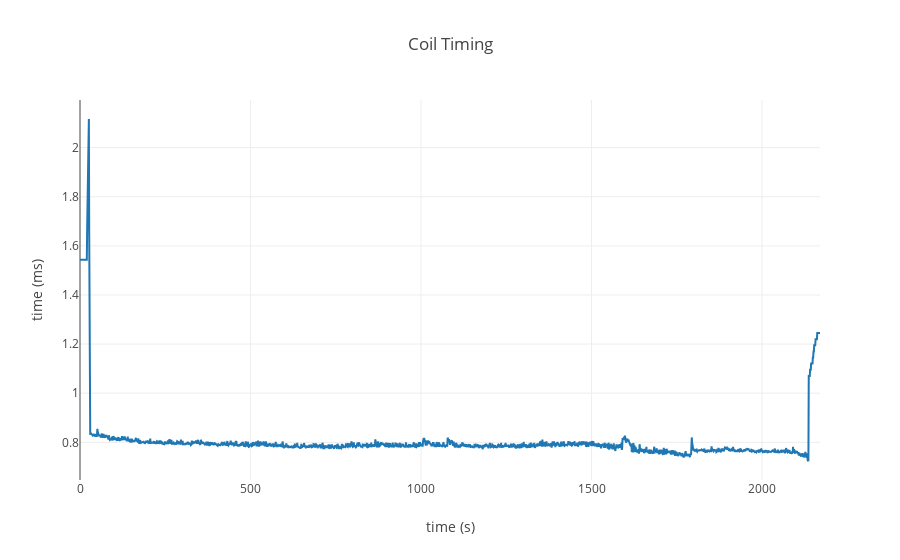

Source (notebook cell):
### Markdown cell above
Engine speed: The rotational speed of the engine calculated by the MEMS ECU using the crankshaft sensor. Faults in the crankshaft sensor or associated wiring may be indicated if this display reads 0 during engine cranking.

Idle Speed Deviation is the current difference between the target idle speed set by the MEMS ECU and the actual engine speed. A value of more than 100 RPM indicates that the ECU is not in control of the idle speed. This indicates a possible fault condition. A quick addition of this value and the current engine RPM will also tell what the value is of the ECU's target Idle Speed.

Idle Error is the number of IACV steps from fully closed (0) which the ECU has learned as the correct position to maintain the target idle speed with a fully warmed up engine. If this value is outside the range 10 - 50 steps, then this is an indication of a possible fault condition or poor adjustment.

### Code cell
lr.display_graph(['coil_time'], 'Coil Timing', 'time (ms)')

### Figure 1 — Plotly figure (JSON) as saved in the notebook; plotly's stock layout.template omitted (floating-point values rounded to 4 significant figures; data arrays with more than 128 entries replaced by an {"elided": "..."} marker saying what was removed)
{"data": [{"name": "coil_time", "type": "scatter", "uid": "6d29cfda-edef-40bb-a24a-fdddb33f7fd0", "x": {"elided": "2171 int values"}, "y": {"elided": "2171 float values"}}], "layout": {"autosize": true, "title": {"text": "Coil Timing"}, "xaxis": {"autorange": true, "range": [0, 2170], "title": {"text": "time (s)"}, "type": "linear"}, "yaxis": {"autorange": true, "range": [0.6466, 2.194], "title": {"text": "time (ms)"}, "type": "linear"}}}
